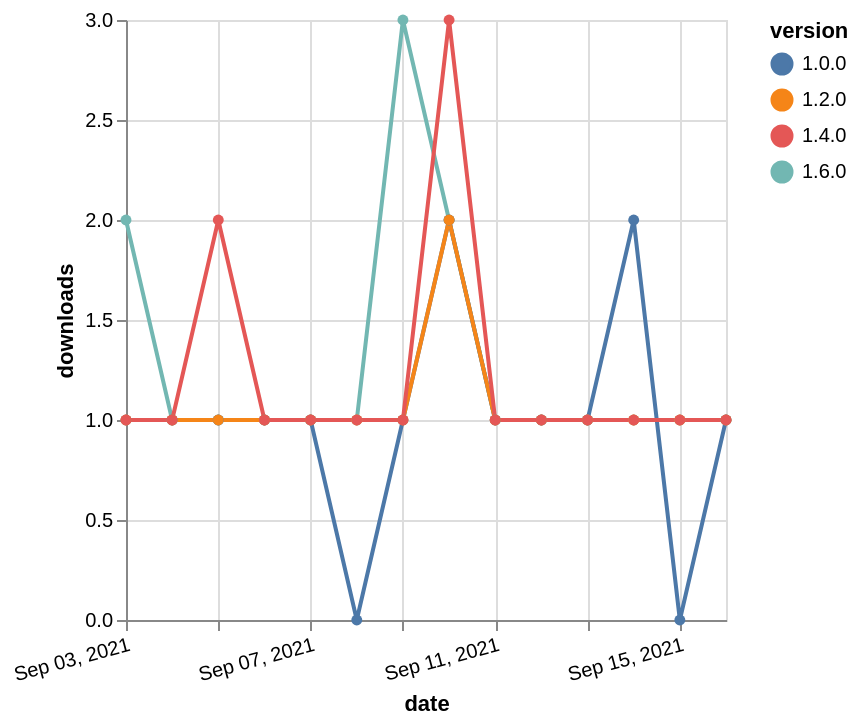

Vega-Lite specification for this chart:
### Vega-Lite specification from a JSON file in a GitHub repository (floating-point values rounded to 4 significant figures)
{"$schema": "https://vega.github.io/schema/vega-lite/v5.json", "description": "A simple bar chart with embedded data.", "data": {"values": [{"date": "2021-09-03", "total": 115, "delta": 2, "version": "1.6.0"}, {"date": "2021-09-04", "total": 116, "delta": 1, "version": "1.6.0"}, {"date": "2021-09-05", "total": 117, "delta": 1, "version": "1.6.0"}, {"date": "2021-09-06", "total": 118, "delta": 1, "version": "1.6.0"}, {"date": "2021-09-07", "total": 119, "delta": 1, "version": "1.6.0"}, {"date": "2021-09-08", "total": 120, "delta": 1, "version": "1.6.0"}, {"date": "2021-09-09", "total": 123, "delta": 3, "version": "1.6.0"}, {"date": "2021-09-10", "total": 125, "delta": 2, "version": "1.6.0"}, {"date": "2021-09-11", "total": 126, "delta": 1, "version": "1.6.0"}, {"date": "2021-09-12", "total": 127, "delta": 1, "version": "1.6.0"}, {"date": "2021-09-13", "total": 128, "delta": 1, "version": "1.6.0"}, {"date": "2021-09-14", "total": 129, "delta": 1, "version": "1.6.0"}, {"date": "2021-09-15", "total": 130, "delta": 1, "version": "1.6.0"}, {"date": "2021-09-16", "total": 131, "delta": 1, "version": "1.6.0"}, {"date": "2021-09-03", "total": 192, "delta": 1, "version": "1.0.0"}, {"date": "2021-09-04", "total": 193, "delta": 1, "version": "1.0.0"}, {"date": "2021-09-05", "total": 194, "delta": 1, "version": "1.0.0"}, {"date": "2021-09-06", "total": 195, "delta": 1, "version": "1.0.0"}, {"date": "2021-09-07", "total": 196, "delta": 1, "version": "1.0.0"}, {"date": "2021-09-08", "total": 196, "delta": 0, "version": "1.0.0"}, {"date": "2021-09-09", "total": 197, "delta": 1, "version": "1.0.0"}, {"date": "2021-09-10", "total": 199, "delta": 2, "version": "1.0.0"}, {"date": "2021-09-11", "total": 200, "delta": 1, "version": "1.0.0"}, {"date": "2021-09-12", "total": 201, "delta": 1, "version": "1.0.0"}, {"date": "2021-09-13", "total": 202, "delta": 1, "version": "1.0.0"}, {"date": "2021-09-14", "total": 204, "delta": 2, "version": "1.0.0"}, {"date": "2021-09-15", "total": 204, "delta": 0, "version": "1.0.0"}, {"date": "2021-09-16", "total": 205, "delta": 1, "version": "1.0.0"}, {"date": "2021-09-03", "total": 165, "delta": 1, "version": "1.2.0"}, {"date": "2021-09-04", "total": 166, "delta": 1, "version": "1.2.0"}, {"date": "2021-09-05", "total": 167, "delta": 1, "version": "1.2.0"}, {"date": "2021-09-06", "total": 168, "delta": 1, "version": "1.2.0"}, {"date": "2021-09-07", "total": 169, "delta": 1, "version": "1.2.0"}, {"date": "2021-09-08", "total": 170, "delta": 1, "version": "1.2.0"}, {"date": "2021-09-09", "total": 171, "delta": 1, "version": "1.2.0"}, {"date": "2021-09-10", "total": 173, "delta": 2, "version": "1.2.0"}, {"date": "2021-09-11", "total": 174, "delta": 1, "version": "1.2.0"}, {"date": "2021-09-12", "total": 175, "delta": 1, "version": "1.2.0"}, {"date": "2021-09-13", "total": 176, "delta": 1, "version": "1.2.0"}, {"date": "2021-09-14", "total": 177, "delta": 1, "version": "1.2.0"}, {"date": "2021-09-15", "total": 178, "delta": 1, "version": "1.2.0"}, {"date": "2021-09-16", "total": 179, "delta": 1, "version": "1.2.0"}, {"date": "2021-09-03", "total": 193, "delta": 1, "version": "1.4.0"}, {"date": "2021-09-04", "total": 194, "delta": 1, "version": "1.4.0"}, {"date": "2021-09-05", "total": 196, "delta": 2, "version": "1.4.0"}, {"date": "2021-09-06", "total": 197, "delta": 1, "version": "1.4.0"}, {"date": "2021-09-07", "total": 198, "delta": 1, "version": "1.4.0"}, {"date": "2021-09-08", "total": 199, "delta": 1, "version": "1.4.0"}, {"date": "2021-09-09", "total": 200, "delta": 1, "version": "1.4.0"}, {"date": "2021-09-10", "total": 203, "delta": 3, "version": "1.4.0"}, {"date": "2021-09-11", "total": 204, "delta": 1, "version": "1.4.0"}, {"date": "2021-09-12", "total": 205, "delta": 1, "version": "1.4.0"}, {"date": "2021-09-13", "total": 206, "delta": 1, "version": "1.4.0"}, {"date": "2021-09-14", "total": 207, "delta": 1, "version": "1.4.0"}, {"date": "2021-09-15", "total": 208, "delta": 1, "version": "1.4.0"}, {"date": "2021-09-16", "total": 209, "delta": 1, "version": "1.4.0"}]}, "width": "container", "mark": {"type": "line", "point": {"filled": true}}, "encoding": {"x": {"field": "date", "type": "temporal", "timeUnit": "yearmonthdate", "title": "date", "axis": {"labelAngle": -15}}, "y": {"field": "delta", "type": "quantitative", "title": "downloads"}, "color": {"field": "version", "type": "nominal"}, "tooltip": {"field": "delta"}}}
